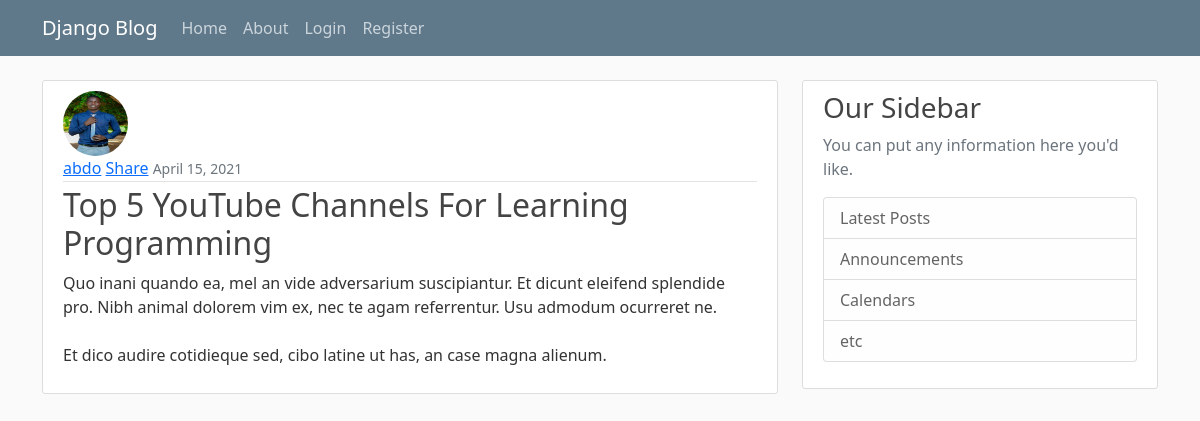
/post/82/, run on the app's committed database.
### blog/models.py (models this page shows, shortened)
class Post(models.Model):
    title = models.CharField(max_length = 100)
    content = models.TextField()
    date_posted = models.DateTimeField(default=timezone.now)
    author = models.ForeignKey(User, on_delete = models.CASCADE, db_constraint=False)

### users/models.py (models this page shows, shortened)
class Profile(models.Model):
    user = models.OneToOneField(User, on_delete = models.CASCADE)
    image = models.ImageField(default = 'default.jpg', upload_to = 'profile_pics')

### blog/views.py (the view)
# urls.py: path('post/<int:pk>/', PostDetailView.as_view(), name= "post-detail"),
class PostDetailView(DetailView):
    model = Post

### blog/templates/blog/post_detail.html (shortened to what this page needs)
{% extends "blog/base.html" %}
{% block content %}
    <article class="media content-section">
        <img class = "rounded-circle article-img" src = "{{ object.author.profile.image.url }}">
        <div class="media-body">
            <div class="article-metadata">
                <a class="mr-2" href="{% url 'user-posts' object.author.username %}">{{ object.author }}</a>
                <a class="mr-2" href="{% url 'post_share' object.id %}">Share</a>
                <small class="text-muted">{{ object.date_posted|date:"F d, Y" }}</small>
            </div>
        <h2 class="article-title">{{ object.title }}</h2>
        <p class="article-content">{{ object.content }}</p>
        </div>
    </article>
{% endblock %}

### blog/static/blog/main.css (style rules this page uses)
body { background: #fafafa; color: #333333; margin-top: 5rem; }
h1, h2, h3, h4, h5, h6 { color: #444444; }
.content-section { background: #ffffff; padding: 10px 20px; border: 1px solid #dddddd; border-radius: 3px; margin-bottom: 20px; }
.article-title { color: #444444; }
.article-content { white-space: pre-line; }
.article-img { height: 65px; width: 65px; margin-right: 16px; }
.article-metadata { padding-bottom: 1px; margin-bottom: 4px; border-bottom: 1px solid #e3e3e3 }

### data on the page
Post: author.profile.image (picture), author "abdo", date_posted "April 15, 2021", title "Top 5 YouTube Channels For Learning Programming", content "Quo inani quando ea, mel an vide adversarium suscipiantur. Et dicunt eleifend splendide pro. Nibh animal dolorem vim ex, nec te agam referrentur. Usu admodum ocurreret ne. Et dico audire cotidieque sed, cibo latine ut has, an case magna alienum."
